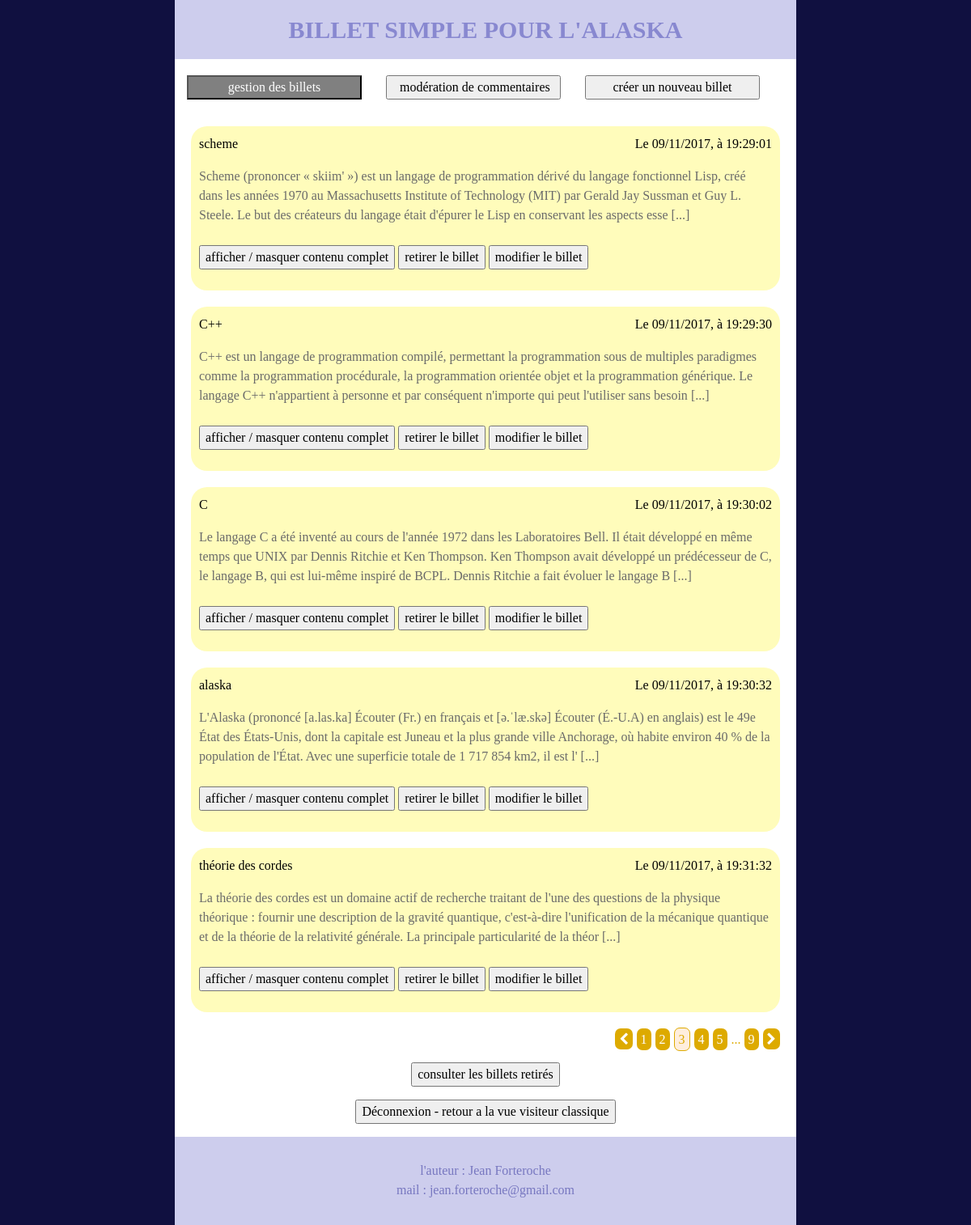
/index.php?page=3 (signed in), run on the app's committed database.
### tables this page shows
CREATE TABLE `Post` (
  `title` varchar(100) NOT NULL,
  `dateTimePub` datetime NOT NULL DEFAULT CURRENT_TIMESTAMP COMMENT 'date et heure de publication, possible preparer a l''avance',
  `dateTimeExp` datetime DEFAULT NULL COMMENT 'date et heure d''expiration, par defaut null : n''expire pas',
  `content` text NOT NULL,
  `removed` tinyint(1) NOT NULL DEFAULT '0'
);

### controler/adminControler.php (called while the page is built, shortened)
<?php
    require_once('model/Post.php');
?>
<?php
    class AdminControler
    {
        private $_adminPostManager;
        public function __construct()
        {
            $this->_adminPostManager = new PostManager();
        }
        public function postsManagment()
        {
            try
            {
                $indiceBegining = 5 * ((int) strip_tags($_GET['page']) - 1);
                $postsPerPages = 5;
                $indexPost = $indiceBegining;
                $postsLeft = $postsPerPages;
                $allPosts = $this->_adminPostManager->getAllPostsExceptExpiry();
                $page = 1+ceil($indiceBegining / $postsPerPages);
                require_once $_SERVER['DOCUMENT_ROOT'] . '/view/adminHeaderMenuView.php';
                require_once $_SERVER['DOCUMENT_ROOT'] . '/view/postsManagmentView.php';
                require_once $_SERVER['DOCUMENT_ROOT'] . '/view/adminFooterDeconnexionView.php';
                require_once $_SERVER['DOCUMENT_ROOT'] . '/view/template.php';
            }
            catch (Exception $e)
            {
                echo '<p>erreur : ' . $e->getMessage() ; '</p>';
            }
        }
    }

### model/Model.php (called while the page is built, shortened)
<?php
    class Model
    {
        public function __construct()
        {
            $this->_DB = new PDO('mysql:host=localhost:8889;dbname=ecrivain;charset=utf8', 'root', 'root', array(PDO::ATTR_ERRMODE => PDO::ERRMODE_EXCEPTION));
        }
    }

### model/Post.php (called while the page is built, shortened)
<?php
    require_once 'Model.php';
    class PostManager extends Model
    {
        public function getAllPostsExceptExpiry()
        {
            $allPosts = [];
            $query = $this->_DB->query('SELECT title, dateTimePub, dateTimeExp, content, removed FROM Post ORDER BY dateTimePub');
            $i = 0;
            while($onePostFromSQL = $query->fetch(PDO::FETCH_ASSOC))
            {
                if ((! $onePostFromSQL['removed']) && (date('Y-m-d H:i:s') < $onePostFromSQL['dateTimeExp'] || $onePostFromSQL['dateTimeExp'] == NULL) && (date('Y-m-d H:i:s') > $onePostFromSQL['dateTimePub']))
                {
                    $dateTimePub = $onePostFromSQL['dateTimePub'];
                    $yearPub = '' . substr($dateTimePub, 0, 4);
                    $mounthPub = '' . substr($dateTimePub, 5, 2);
                    $dayPub = '' . substr($dateTimePub, 8, 2);
                    $datePub = $dayPub . '/' . $mounthPub . '/' . $yearPub;
                    $timePub = '' . substr($dateTimePub, 11, 8);
                    $dateTimePub = $datePub . ', à ' . $timePub;
                    $allPosts[$i]['title'] = $onePostFromSQL['title'];
                    $allPosts[$i]['titleForLink'] = str_replace(' ', '_', $onePostFromSQL['title']);
                    $allPosts[$i]['dateTime'] = $dateTimePub;
                    $allPosts[$i]['content'] = $onePostFromSQL['content'];
                    $allPosts[$i]['contentBegin'] = mb_substr($onePostFromSQL['content'], 0, 300);
                    $i++;
                }
            }
            return $allPosts;
        }
    }

### index.php (called while the page is built, shortened)
<?php
    try
    {
        require_once('controler/adminControler.php');
    }
    catch (Exception $e)
    {
        echo '<p>erreur : ' . $e->getMessage() ; '</p>';
    }
    $router = new Router();
    $router->rout();

### view/postsManagmentView.php (the view, shortened to what this page needs)
<?php
    while ($postsLeft>0 AND $indexPost<count($allPosts))
    {
?>
        <article class="col-xxl-6 col-xl-12 col-sm-12">
            <div class="bulle" href="../index.php?title=<?= $allPosts[$indexPost]['titleForLink'] ?>&amp;action=onePost">
                <p>
                    <?= str_replace("'", "\'", $allPosts[$indexPost]['title']) ?><span class="float-right">Le <?= $allPosts[$indexPost]['dateTime'] ?></span>
                </p>
                <p class="dernier">
                    <?= strip_tags($allPosts[$indexPost]['contentBegin']) ?> [...]
                </p>
                <p>
                    <button onclick="hideOrShow('<?= $allPosts[$indexPost]['title'] ?>')">afficher / masquer contenu complet</button>
                    <button onclick="removePost('<?= $allPosts[$indexPost]['title'] ?>', <?= $page ?>)">retirer le billet</button>
                    <button onclick="modifyPost('<?= $allPosts[$indexPost]['title'] ?>')">modifier le billet</button>
                </p>
            </div>
        </article>
<?php
        $postsLeft--;
        $indexPost++;
    }
?>
<article class="col-xxl-12 col-xl-12 col-sm-12 navPages">
    <p>
    <?php
        if ($page > 1)
        {
            echo '<a class="fa fa-chevron-left" href="index.php?page=' . ($page-1) . '"></a>';
        }
        for ($j=($page-2) ; $j<($page+3) ; $j++)
        {
            if ($j>0 AND $j==$page)
            {
                echo '<span class="pageActuelle">' . $j . '</span>';
            }
            elseif ($j>0 AND ($postsPerPages*($j-1))<count($allPosts))
            {
                echo '<a href="index.php?page=' . $j . '">' . $j . '</a>';
            }
        }
        $pageMax = ceil(count($allPosts)/$postsPerPages);
        if ($page < $pageMax-3)
        {
            echo '... ';
        }
        if ($page < $pageMax-2)
        {
            echo '<a href="index.php?page=' . $pageMax . '">' . $pageMax . '</a>';
        }
        if ($indexPost < count($allPosts))
        {
            echo '<a href="index.php?page=' . ($page+1) . '" class="fa fa-chevron-right"></a>';
        }
    ?>
    </p>
</article>
<article class="col-xxl-6 col-xl-12 col-sm-12">
    <p class="centrer">
        <button onclick="showAllDeletedPosts()">consulter les billets retirés</button>
    </p>
</article>

### public/myChanges.css (style rules this page uses)
.navPages { text-align : right; color : #da0; }
.navPages > p > * { color : white; background : #da0; padding : 5px; border-radius : 7px; margin-right : 5px; }
.pageActuelle { background : #fed !important; border : 1px solid #da0; color : #da0 !important; }
.dernier { margin-bottom : 25px; color : #6a6a6a; }
.bulle { display : block; margin :5px; margin-top : 0px; margin-bottom : 20px; border-radius : 20px; padding : 10px; background : #fffcbb; color : black; }
body { font-family : "Times New Roman"; background : #101040; word-wrap : break-word; }
.centrer { text-align : center; }

### data on the page
post: title "scheme", dateTime "09/11/2017, à 19:29:01", contentBegin "Scheme (prononcer « skiim' ») est un langage de programmation dérivé du langage fonctionnel Lisp, créé dans les années 1970 au Massachusetts Institute of Technology (MIT) par Gerald Jay Sussman et Guy L. Steele. Le but des créateurs du langage était d'épurer le Lisp en conservant les aspects esse"
post: title "C++", dateTime "09/11/2017, à 19:29:30", contentBegin "C++ est un langage de programmation compilé, permettant la programmation sous de multiples paradigmes comme la programmation procédurale, la programmation orientée objet et la programmation générique. Le langage C++ n'appartient à personne et par conséquent n'importe qui peut l'utiliser sans besoin"
post: title "alaska", dateTime "09/11/2017, à 19:30:32", contentBegin "L'Alaska (prononcé [a.las.ka] Écouter (Fr.) en français et [ə.ˈlæ.skə] Écouter (É.-U.A) en anglais) est le 49e État des États-Unis, dont la capitale est Juneau et la plus grande ville Anchorage, où habite environ 40 % de la population de l'État. Avec une superficie totale de 1 717 854 km2, il est l'"

### other printed values
str_replace("'", "\'", $allPosts[$indexPost]['title']) "C"
$allPosts[$indexPost]['dateTime'] "09/11/2017, à 19:30:02"
str_replace("'", "\'", $allPosts[$indexPost]['title']) "théorie des cordes"
$allPosts[$indexPost]['dateTime'] "09/11/2017, à 19:31:32"
$pageMax "9"
